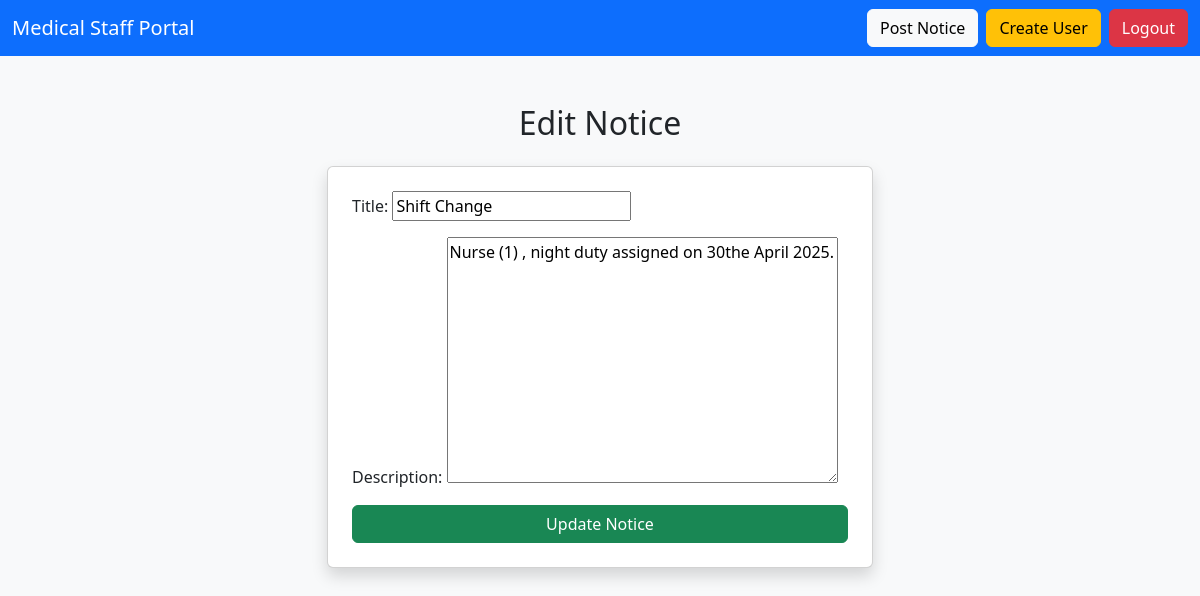
/edit_notice/1/ (signed in), run on the app's committed database.
### portalapp/models.py (models this page shows, shortened)
class Notice(models.Model):
    title = models.CharField(max_length=255)
    description = models.TextField()
    created_at = models.DateTimeField(auto_now_add=True)
    posted_by = models.ForeignKey(User, on_delete=models.CASCADE)

### portalapp/views.py (the view)
# urls.py: path('edit_notice/<int:notice_id>/', views.edit_notice_view, name='edit_notice'),
@login_required
@user_passes_test(lambda u: u.is_staff)
def edit_notice_view(request, notice_id):
    notice = Notice.objects.get(id=notice_id)
    if request.method == 'POST':
        form = NoticeForm(request.POST, instance=notice)
        if form.is_valid():
            form.save()
            return redirect('dashboard')
    else:
        form = NoticeForm(instance=notice)
    return render(request, 'edit_notice.html', {'form': form})

### portalapp/forms.py
class NoticeForm(forms.ModelForm):
    class Meta:
        model = Notice
        fields = ['title', 'description']

### portalapp/Templates/edit_notice.html (shortened to what this page needs)
{% extends 'base.html' %}
{% block content %}
<h2 class="mb-4 text-center">Edit Notice</h2>
<div class="row justify-content-center">
    <div class="col-md-6">
        <div class="card shadow p-4">
            <form method="post">
                {{ form.as_p }}
                <button type="submit" class="btn btn-success w-100">Update Notice</button>
            </form>
        </div>
    </div>
</div>
{% endblock %}

### data on the page
Notice: title "Shift Change", description "Nurse (1) , night duty assigned on 30the April 2025."
